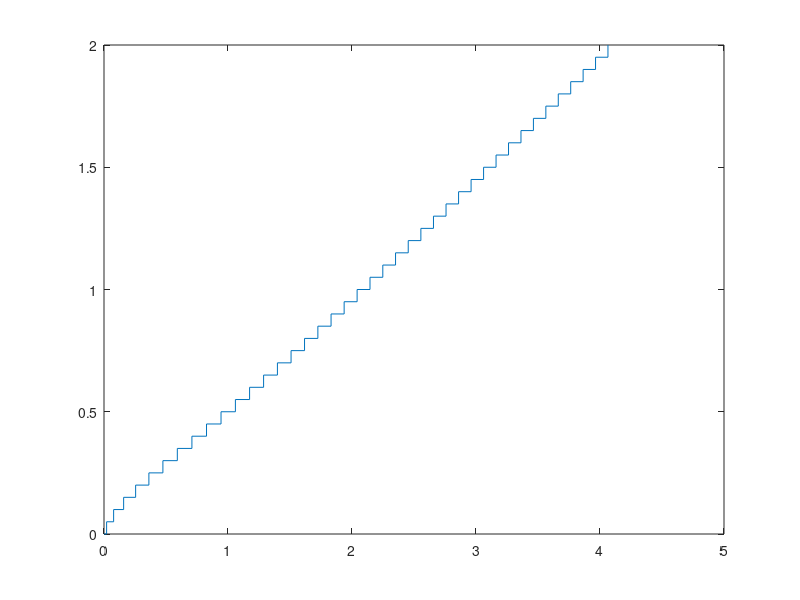

Recreate this plot in MATLAB.
s = tf('s');
P=10/(s+5);
C=1/s;
H=1;
F=C*P*H;
[m,f]=bode(F,3)
20*log10(m)
f-3*0.05/2*180/pi % Questo termine porta in conto anche il ritardo dovuto a Td
alfa = 1/2;
tau = 1.4/3;
ant = (1+tau*s)/(1+s*tau*alfa);
Cfull = C*ant;
F2= Cfull*P*H;
Cd = c2d(Cfull, 0.05, 'tustin');
Pd = c2d(P, 0.05);
Fd = Cd*Pd*H;
G = Cd*Pd;
[y,t] = step(G);
stairs(y,t)